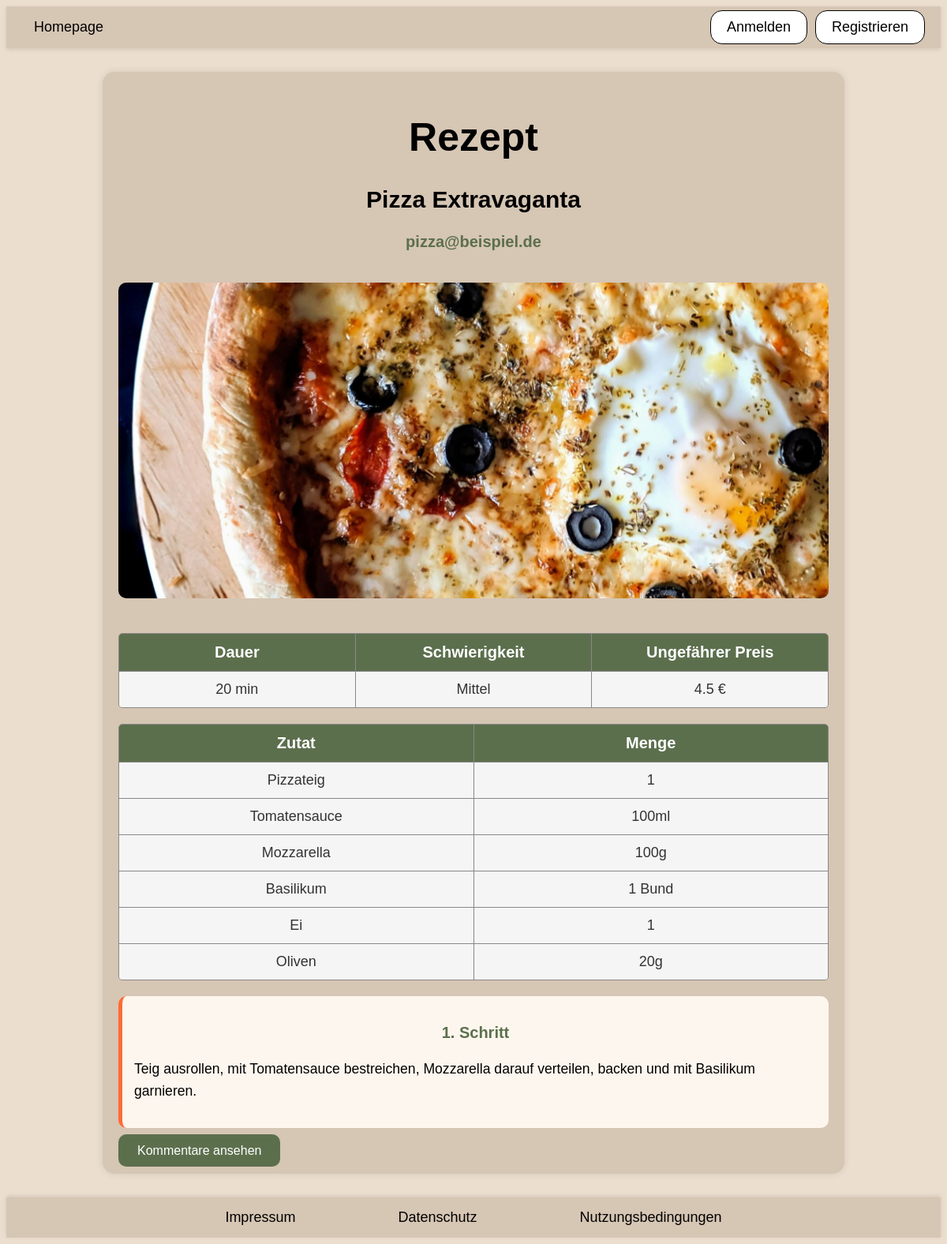
The page /rezept.php?id=1 on the database as committed earlier.
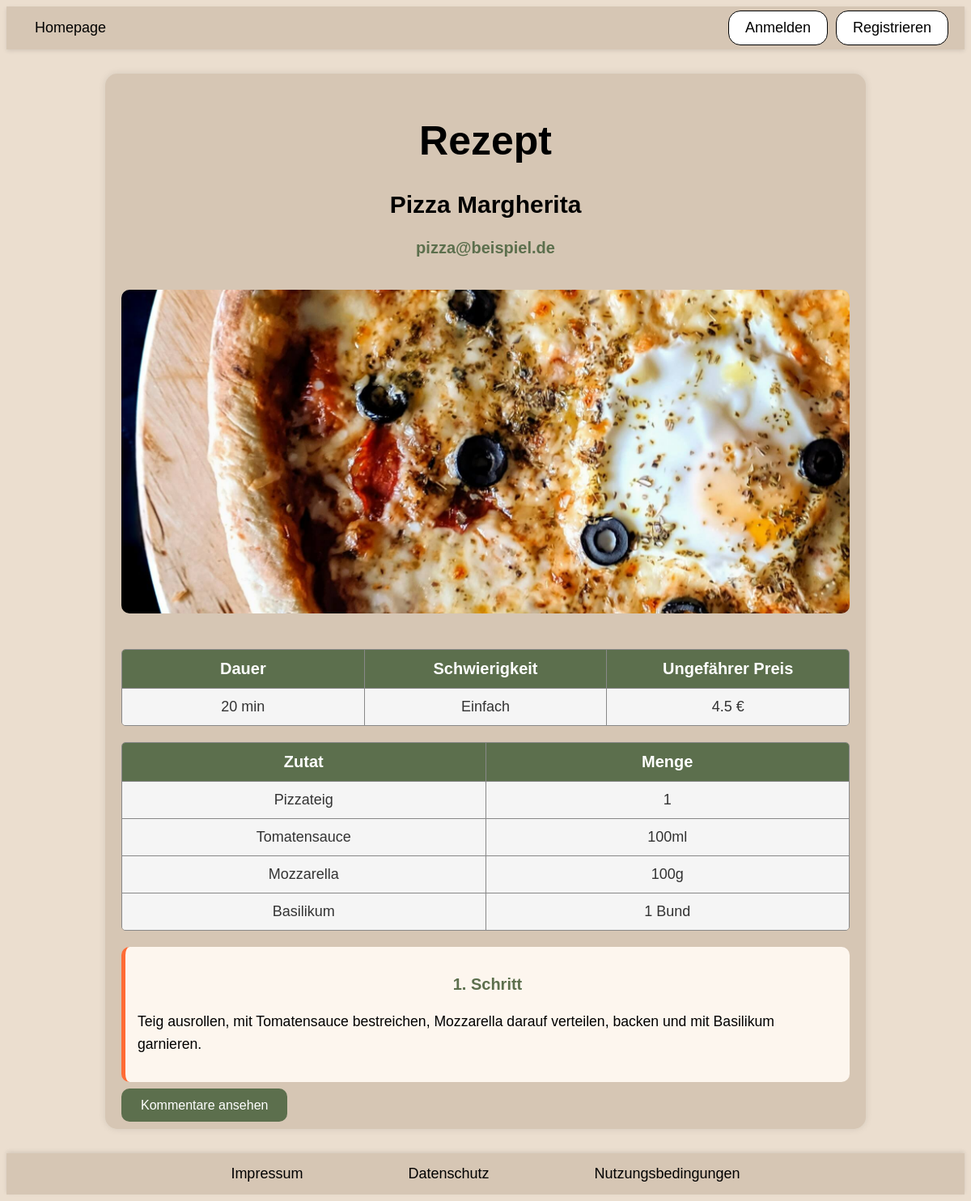
The same page on the database as committed later.
### tables this page shows
CREATE TABLE rezept (
                        id INTEGER PRIMARY KEY AUTOINCREMENT,
                        titel TEXT,
                        email TEXT,
                        kurzbeschreibung TEXT,
                        dauer INTEGER,
                        schwierigkeit TEXT,
                        preis REAL,
                        zutaten TEXT,
                        menge TEXT,
                        anleitung TEXT,
                        bild TEXT 
                    );

### rezept.php (called while the page is built, shortened)
<?php
require_once "php/controller/RezeptController.php";
$rezeptController = new RezeptController();
$entry = $rezeptController->readEntry();
require_once "php/view/RezeptEintrag-show.php";

### php/model/RezeptPDOSQLite.php (called while the page is built, shortened)
<?php
require_once "RezeptEintrag.php";
class RezeptPDOSQLite implements RezeptDAO
{
    private static $instance = null;
    public static function getInstance()
    {
        if (self::$instance === null) {
            self::$instance = new RezeptPDOSQLite();
        }
        return self::$instance;
    }
    public function readEntry($id){
        try{
            $db = $this->getConnection();
            return $this->getEntry($id, $db);
        } catch (PDOException $exc) {
            throw new InternalErrorException();
        }
    }
    public function getEntry($id, $db){
        try {
            $sql = "SELECT * FROM rezept WHERE id=:id LIMIT 1";
            $command = $db->prepare($sql);
            if (!$command->execute([":id" => $id])) {
                throw new InternalErrorException();
            }
            $result = $command->fetchAll();
            $entry = $result[0];
            return new RezeptEintrag(
            $entry["id"],
            $entry["titel"],
            $entry["email"],
            $entry["kurzbeschreibung"],
            $entry["dauer"],
            $entry["schwierigkeit"],
            $entry["preis"],
            $entry["zutaten"],
            $entry["menge"],
            $entry["anleitung"],
            $entry["bild"]);
        } catch (PDOException $exc) {
            throw new InternalErrorException();
        }
    }
    private function getConnection()
    {
        try {
            $user = 'root';
            $pw = null;
            $dsn = 'sqlite:db/rezept.db';
            $db = new PDO($dsn, $user, $pw);
            $db->exec("PRAGMA foreign_keys = ON;");
            return $db;
        } catch (PDOException $e) {
            throw new InternalErrorException();
        }
    }
}

### php/model/Rezept.php (called while the page is built, shortened)
<?php
require_once "php/model/RezeptPDOSQLite.php";
class Rezept{
    public static function getInstance(){
        return RezeptPDOSQLite::getInstance();
    }
}
?>

### php/controller/RezeptController.php (called while the page is built, shortened)
<?php
require_once "php/model/RezeptEintrag.php";
require_once "php/model/Rezept.php";
class RezeptController
{
    public function readEntry()
    {
        try {
            $id = intval($_GET["id"]);
            $rezept = Rezept::getInstance();
            $entry = $rezept->readEntry($id);
            return $entry;
        } catch (MissingEntryException $exc) {
            $this->handleMissingEntryException();
        } catch (InternalErrorException $exc) {
            $this->handleInternalErrorException();
        }
    }
}

### php/model/RezeptEintrag.php (called while the page is built, shortened)
<?php
class RezeptEintrag
{
    private $id;
    private $titel;
    private $email;
    private $dauer;
    private $schwierigkeit;
    private $preis;
    private $zutaten = [];
    private $menge = [];
    private $anleitung;
    private $bild;
    public function __construct($id, $titel, $email, $kurzbeschreibung, $dauer, $schwierigkeit, $preis, $zutaten, $menge, $anleitung, $bild)
    {
        $this->id = $id;
        $this->titel = $titel;
        $this->email = $email;
        $this->dauer = $dauer;
        $this->schwierigkeit = $schwierigkeit;
        $this->preis = $preis;
        $this->zutaten = is_array($zutaten) ? $zutaten : explode(',', $zutaten);
        $this->menge = is_array($menge) ? $menge : explode(',', $menge);
        $this->anleitung = $anleitung;
        $this->bild = $bild;
    }
    public function getId()
    {
        return $this->id;
    }
    public function getTitel()
    {
        return $this->titel;
    }
    public function getEmail()
    {
        return $this->email;
    }
    public function getDauer()
    {
        return $this->dauer;
    }
    public function getSchwierigkeit()
    {
        return $this->schwierigkeit;
    }
    public function getPreis()
    {
        return $this->preis;
    }
    public function getZutaten()
    {
        return $this->zutaten;
    }
    public function getMenge()
    {
        return $this->menge;
    }
    public function getAnleitung()
    {
        return $this->anleitung;
    }
    public function getBild()
    {
        return $this->bild;
    }
}

### php/view/rezeptEintrag-show.php (the view, shortened to what the changed rows need)
<?php
require_once "php/include/head.php";
?>
<body>
    <main class="rezept-container">
        <h1>Rezept</h1>
        <h2>
            <?= htmlspecialchars($entry->getTitel()) ?>
        </h2>
        <h3>
            <?= htmlspecialchars($entry->getEmail()) ?>
        </h3>
        <img
            src="images/<?= htmlspecialchars($entry->getBild()) ?>"
            alt="Bild von <?= htmlspecialchars($entry->getTitel()) ?>"
            title="<?= htmlspecialchars($entry->getTitel()) ?>"
            class="rezept-bild" />
        <div class="table-container info-table">
            <div class="table-header">
            </div>
            <div class="table-row">
                <div class="table-cell"><?= htmlspecialchars($entry->getDauer()) ?> min</div>
                <div class="table-cell"><?= htmlspecialchars($entry->getSchwierigkeit()) ?></div>
                <div class="table-cell"><?= htmlspecialchars($entry->getPreis()) ?> €</div>
            </div>
        </div>
        <?php
        $zutatenArr = $entry->getZutaten();
        $mengeArr = $entry->getMenge();
        ?>
        <div class="table-container">
            <div class="table-header">
            </div>
            <?php for ($i = 0; $i < count($zutatenArr); $i++): ?>
                <div class="table-row">
                    <div><?= htmlspecialchars($zutatenArr[$i] ?? '') ?></div>
                    <div><?= htmlspecialchars($mengeArr[$i] ?? '') ?></div>
                </div>
            <?php endfor; ?>
        </div>
        <div class="rezept-schritt">
            <h3>1. Schritt</h3>
            <p>
                <?= htmlspecialchars($entry->getAnleitung()) ?>
            </p>
        </div>
        <a href="kommentare.php?id=<?= urlencode($entry->getId()) ?>" class="rezept-button">Kommentare ansehen </a>
    </main>
</body>
</html>

Rows that differ between the two databases and show on the page:
changed rezept "pizza@beispiel.de": titel "Pizza Extravaganta" → "Pizza Margherita"; schwierigkeit "Mittel" → "Einfach"
Other text that changed with them:
list line gone: "Ei 1"
list line gone: "Oliven 20g"
